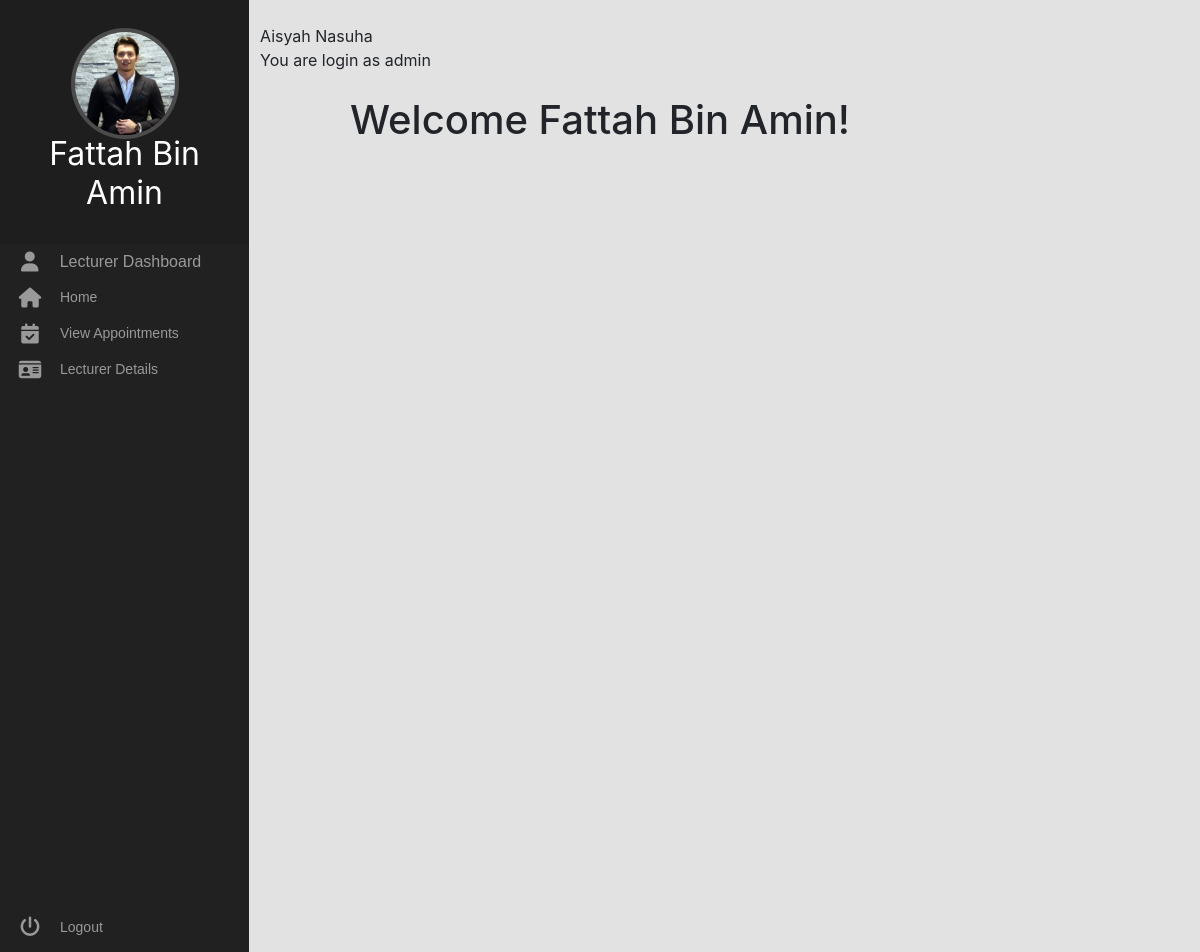
The page /PHP/lecturer/dashboard.php (signed in) on the database its author committed.
### tables this page shows
CREATE TABLE `lecturer` (
  `id` int(11) NOT NULL,
  `name` varchar(25) NOT NULL,
  `email` varchar(25) NOT NULL,
  `password` varchar(8) NOT NULL,
  `profile` varchar(25) NOT NULL,
  `subject1` varchar(60) NOT NULL,
  `subject2` varchar(60) NOT NULL,
  `phone` varchar(12) NOT NULL,
  `role` varchar(10) NOT NULL
);

### PHP/lecturer/dashboard.php (the view, shortened to what this page needs)
<html>
<head>
  <link rel="stylesheet" href="../CSS/bootstrap.min.css" />
  <link rel="stylesheet" href="../../CSS/dashboard.css" />
  <link rel="stylesheet" href="../../CSS/style.css" />
</head>
<body>
    <div class="area">
    <div class="main"><br>
    <?php
		echo $_SESSION['name'];
		?>
		<br>You are login as
		<?php
		echo $_SESSION['role'];
    ?><br><br>
  </body>
<?php
include_once("config.php");
$result = mysqli_query($mysqli, "SELECT * FROM lecturer WHERE id= '".$_SESSION['id']."'");
while ($row = mysqli_fetch_array($result)) {
    $name = $row['name'];
    $profile = $row['profile'];
}
?>
    <center>
<h1>Welcome <?php echo $name; ?>! </h1>
</center>
  <body>
    <div class="area">
    <nav class="main-menu">
    <header class="avatar">
		<img src="profile/<?php echo $profile ?>" alt="">
    <h2><?php echo $name ?></h2>
    </header>
            <i class="fa fa-user fa-2x"></i>
            <span class="nav-text">Lecturer Dashboard </span>
        <li>
          <a href="">
            <i class="fa fa-home fa-2x"></i>
            <span class="nav-text"> Home </span>
          </a>
        </li>
        <li class="has-subnav">
          <a href="viewappointment.php">
            <i class="fa fa-calendar-check fa-2x"></i>
            <span class="nav-text"> View Appointments </span>
          </a>
        </li>
        <li class="has-subnav">
          <a href="detail">
            <i class="fa fa-id-card fa-2x"></i>
            <span class="nav-text"> Lecturer Details </span>
          </a>
</li>
      <ul class="logout">
        <li>
          <a href="../index.html">
            <i class="fa fa-power-off fa-2x"></i>
            <span class="nav-text"> Logout </span>
          </a>
        </li>
      </ul>
    </nav>
  </body>
</html>

### CSS/dashboard.css (style rules this page uses)
body { background: #f8f8f8; }

### CSS/style.css (style rules this page uses)
.fa-2x { font-size: 2em; }
.fa { position: relative; display: table-cell; width: 60px; height: 36px; text-align: center; vertical-align: middle; font-size: 20px; color: #999; }
.main-menu { background: #212121; border-right: 1px solid #e5e5e5; position: absolute; top: 0; bottom: 0; height: 100%; left: 0; width: 250px; }
.main-menu > ul { margin: 7px 0; }
.main-menu li { position: relative; display: block; width: 250px; }
.main-menu li > a { position: relative; display: table; border-collapse: collapse; border-spacing: 0; color: #999; font-family: arial; font-size: 14px; text-decoration: none; }
.main-menu .nav-text { position: relative; display: table-cell; vertical-align: middle; width: 190px; font-family: "Titillium Web", sans-serif; color: #999; }
.main-menu > ul.logout { position: absolute; left: 0; bottom: 0; }
nav { -webkit-user-select: none; -moz-user-select: none; -ms-user-select: none; -o-user-select: none; user-select: none; }
nav ul, nav li { outline: 0; margin: 0; padding: 0; }
.area { float: left; background: #e2e2e2; width: 100%; height: 100%; }
.avatar { background: rgba(0, 0, 0, 0.1); padding: 2em 0.5em; text-align: center; }
img { width: 100px; border-radius: 50%; box-shadow: 0 0 0 4px rgba(255, 255, 255, 0.2); }
h2 { font-weight: normal; margin-bottom: 0; color: #fff; }
.main { margin-left: 230px; padding: 0px 30px; }

### rows shown on the page
lecturer: name "Fattah Bin Amin", profile (picture)

### other values the page prints
$_SESSION['name'] "Aisyah Nasuha"
$_SESSION['role'] "admin"
